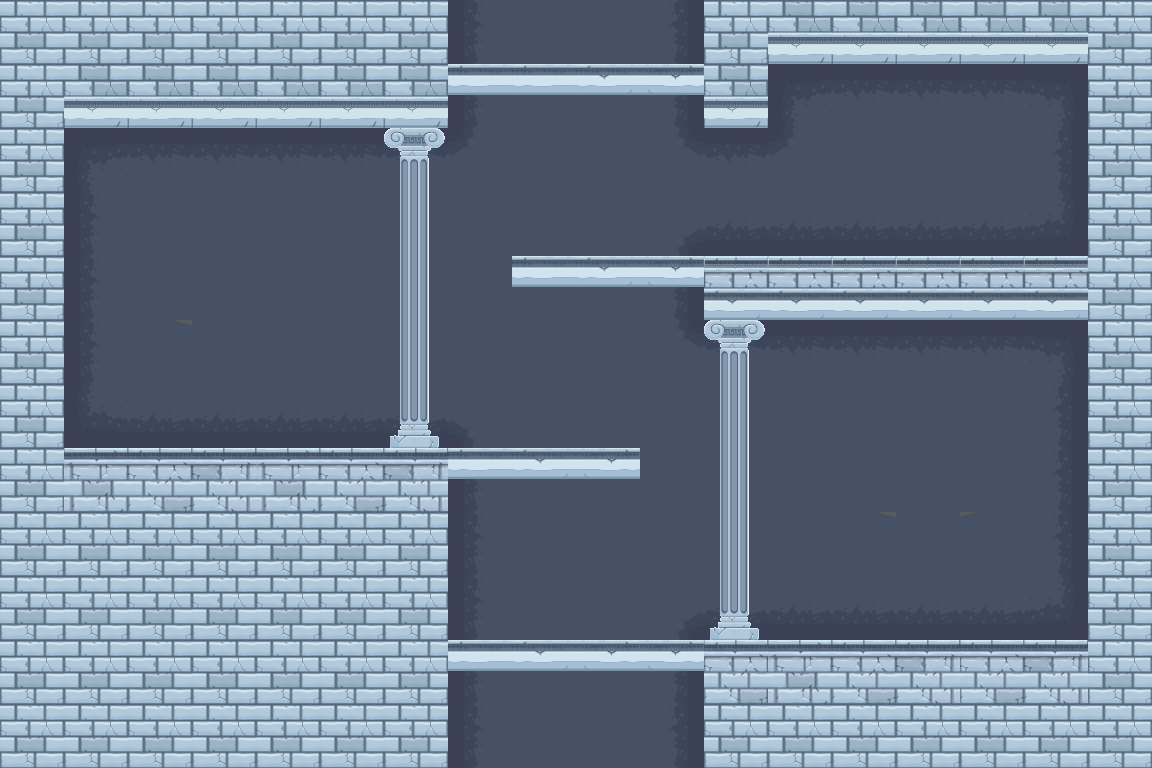

A 2D game scene composited from a Tiled map and its tileset images. What follows is a short description and the map's XML, with every tile layer's data as written:
An orthogonal 18x12 tile map with 64x64 px tiles, 2 tile layers (Слой тайлов 2, Слой тайлов 2), 2 tilesets and 10 objects.

<map version="1.0" orientation="orthogonal" renderorder="right-down" width="18" height="12" tilewidth="64" tileheight="64" nextobjectid="11">
 <properties>
  <property name="Down" value="Yes" />
  <property name="Height" value="768" />
  <property name="Up" value="Yes" />
  <property name="Width" value="1152" />
 </properties>
 <tileset firstgid="1" name="tiles" tilewidth="64" tileheight="64" tilecount="105" columns="15">
  <image source="tiles.png" width="989" height="450" />
 </tileset>
 <tileset firstgid="106" name="items" tilewidth="64" tileheight="64" tilecount="400" columns="20">
  <image source="items.png" width="1280" height="1280" />
 </tileset>
 <layer name="Слой тайлов 2" width="18" height="12">
  <data encoding="csv">
19,19,19,19,19,19,19,24,25,25,26,19,64,64,64,64,64,19,
19,64,64,64,64,64,64,24,25,25,26,64,9,10,10,10,11,19,
19,9,10,10,10,10,10,45,25,25,43,10,45,25,25,25,26,19,
19,24,25,25,25,25,25,25,25,25,13,40,40,40,40,40,41,19,
19,24,25,25,25,25,25,25,25,25,26,79,79,79,79,79,79,19,
19,24,25,25,25,25,25,25,25,25,43,10,10,10,10,10,11,19,
19,39,40,40,40,40,40,15,25,25,25,25,25,25,25,25,26,19,
19,3,4,5,3,4,5,24,25,25,25,25,25,25,25,25,26,19,
19,19,19,19,19,19,19,24,25,25,25,25,25,25,25,25,26,19,
19,19,19,19,19,19,19,24,25,25,13,40,40,40,40,40,41,19,
19,19,19,19,19,19,19,24,25,25,26,4,3,4,5,4,5,19,
19,19,19,19,19,19,19,24,25,25,26,19,19,19,19,19,19,19
</data>
 </layer>
 <layer name="Слой тайлов 2" width="18" height="12">
  <data encoding="csv">
0,0,0,0,0,0,0,0,0,0,0,0,0,0,0,0,0,0,
0,0,0,0,0,0,0,103,103,104,105,0,0,0,0,0,0,0,
0,0,0,0,0,0,31,0,0,0,0,0,0,0,0,0,0,0,
0,0,0,0,0,0,46,0,0,0,0,0,0,0,0,0,0,0,
0,0,0,0,0,0,46,0,103,104,105,0,0,0,0,0,0,0,
0,0,257,0,0,0,46,0,0,0,0,31,0,0,0,0,0,0,
0,0,277,0,279,0,61,0,0,0,0,46,0,0,0,0,0,0,
0,0,0,0,0,0,0,103,104,105,0,46,0,0,0,0,0,0,
0,0,0,0,0,0,0,0,0,0,0,46,0,257,0,259,0,0,
0,0,0,0,0,0,0,0,0,0,0,61,0,277,0,279,0,0,
0,0,0,0,0,0,0,103,104,105,105,0,0,0,0,0,0,0,
0,0,0,0,0,0,0,0,0,0,0,0,0,0,0,0,0,0
</data>
 </layer>
 <objectgroup name="ground">
  <object id="1" x="448" y="768">
   <polyline points="0,0 0,-320 -384,-320 -384,-640 0,-640 0,-1024 256,-1024 256,-640 320,-640 320,-704 640,-704 640,-512 256,-512 256,-448 640,-448 640,-128 256,-128 256,0" />
  </object>
 </objectgroup>
 <objectgroup name="platform">
  <object id="2" x="448" y="64" width="256" height="28.2445" />
  <object id="3" x="512" y="256" width="191.576" height="30.0438" />
  <object id="4" x="448" y="448" width="193.292" height="29.5087" />
  <object id="5" x="448" y="640" width="256.729" height="27.8201" />
 </objectgroup>
 <objectgroup name="groundEnemy">
  <object id="6" x="256" y="384" width="64" height="64" />
  <object id="7" x="832" y="576" width="64" height="64" />
 </objectgroup>
 <objectgroup name="chest">
  <object id="8" x="896" y="192" width="64" height="64" />
 </objectgroup>
 <objectgroup name="candle">
  <object id="9" x="128" y="384" width="64" height="64" />
  <object id="10" x="832" y="576" width="64" height="64" />
 </objectgroup>
</map>
